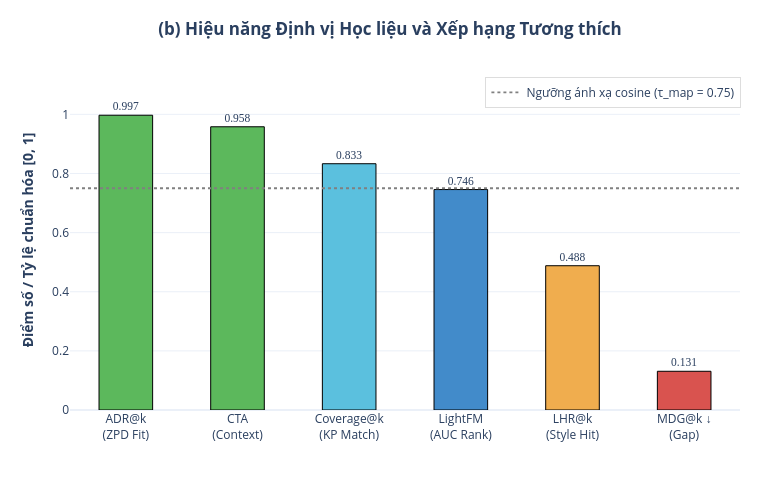

Notebook code cell kept with this figure:
### Code cell
# %% Cell 2: Biểu đồ (b) - Hiệu năng Định vị Học liệu và Xếp hạng Tương thích (Plotly)
import plotly.graph_objects as go

metrics = [
    "ADR@k<br>(ZPD Fit)",
    "CTA<br>(Context)",
    "Coverage@k<br>(KP Match)",
    "LightFM<br>(AUC Rank)",
    "LHR@k<br>(Style Hit)",
    "MDG@k ↓<br>(Gap)"
]

scores = [0.997, 0.958, 0.833, 0.7456, 0.488, 0.131]
colors = ["#5cb85c", "#5cb85c", "#5bc0de", "#428bca", "#f0ad4e", "#d9534f"]

fig2 = go.Figure()

# Các cột điểm số
fig2.add_trace(
    go.Bar(
        x=metrics,
        y=scores,
        marker_color=colors,
        marker_line=dict(color="black", width=1),
        text=[f"{s:.3f}" for s in scores],
        textposition="outside",
        cliponaxis=False,
        textfont=dict(size=11.5, family="Arial Black"),
        width=0.48,
        showlegend=False,
        hovertemplate="<b>%{x}</b><br>Giá trị: %{y:.4f}<extra></extra>"
    )
)

# Đường ngưỡng ánh xạ cosine (τ_map = 0.75)
fig2.add_hline(
    y=0.75,
    line_dash="dot",
    line_color="gray",
    line_width=1.8
)

# Trace phụ để hiển thị đường ngưỡng trong hộp chú thích (Legend)
fig2.add_trace(
    go.Scatter(
        x=[None],
        y=[None],
        mode="lines",
        line=dict(color="gray", width=1.8, dash="dot"),
        name="Ngưỡng ánh xạ cosine (τ_map = 0.75)"
    )
)

fig2.update_layout(
    title=dict(
        text="<b>(b) Hiệu năng Định vị Học liệu và Xếp hạng Tương thích</b>",
        x=0.5
    ),
    yaxis=dict(
        title="<b>Điểm số / Tỷ lệ chuẩn hóa [0, 1]</b>",
        range=[0, 1.15]
    ),
    legend=dict(
        x=0.62,
        y=0.98,
        bgcolor="rgba(255,255,255,0.9)",
        bordercolor="#ddd",
        borderwidth=1
    ),
    margin=dict(l=70, r=40, t=70, b=70),
    template="plotly_white",
    width=780,
    height=480
)

fig2.show()

### Figure 1 — Plotly figure (JSON) as saved in the notebook; plotly's stock layout.template omitted (floating-point values rounded to 4 significant figures)
{"data": [{"cliponaxis": false, "hovertemplate": "<b>%{x}</b><br>Giá trị: %{y:.4f}<extra></extra>", "marker": {"color": ["#5cb85c", "#5cb85c", "#5bc0de", "#428bca", "#f0ad4e", "#d9534f"], "line": {"color": "black", "width": 1}}, "showlegend": false, "text": ["0.997", "0.958", "0.833", "0.746", "0.488", "0.131"], "textfont": {"family": "Arial Black", "size": 11.5}, "textposition": "outside", "type": "bar", "width": 0.48, "x": ["ADR@k<br>(ZPD Fit)", "CTA<br>(Context)", "Coverage@k<br>(KP Match)", "LightFM<br>(AUC Rank)", "LHR@k<br>(Style Hit)", "MDG@k ↓<br>(Gap)"], "y": [0.997, 0.958, 0.833, 0.7456, 0.488, 0.131]}, {"line": {"color": "gray", "dash": "dot", "width": 1.8}, "mode": "lines", "name": "Ngưỡng ánh xạ cosine (τ_map = 0.75)", "type": "scatter", "x": [null], "y": [null]}], "layout": {"height": 480, "legend": {"bgcolor": "rgba(255,255,255,0.9)", "bordercolor": "#ddd", "borderwidth": 1, "x": 0.62, "y": 0.98}, "margin": {"b": 70, "l": 70, "r": 40, "t": 70}, "shapes": [{"line": {"color": "gray", "dash": "dot", "width": 1.8}, "type": "line", "x0": 0, "x1": 1, "xref": "x domain", "y0": 0.75, "y1": 0.75, "yref": "y"}], "title": {"text": "<b>(b) Hiệu năng Định vị Học liệu và Xếp hạng Tương thích</b>", "x": 0.5}, "width": 780, "yaxis": {"range": [0, 1.15], "title": {"text": "<b>Điểm số / Tỷ lệ chuẩn hóa [0, 1]</b>"}}}}
